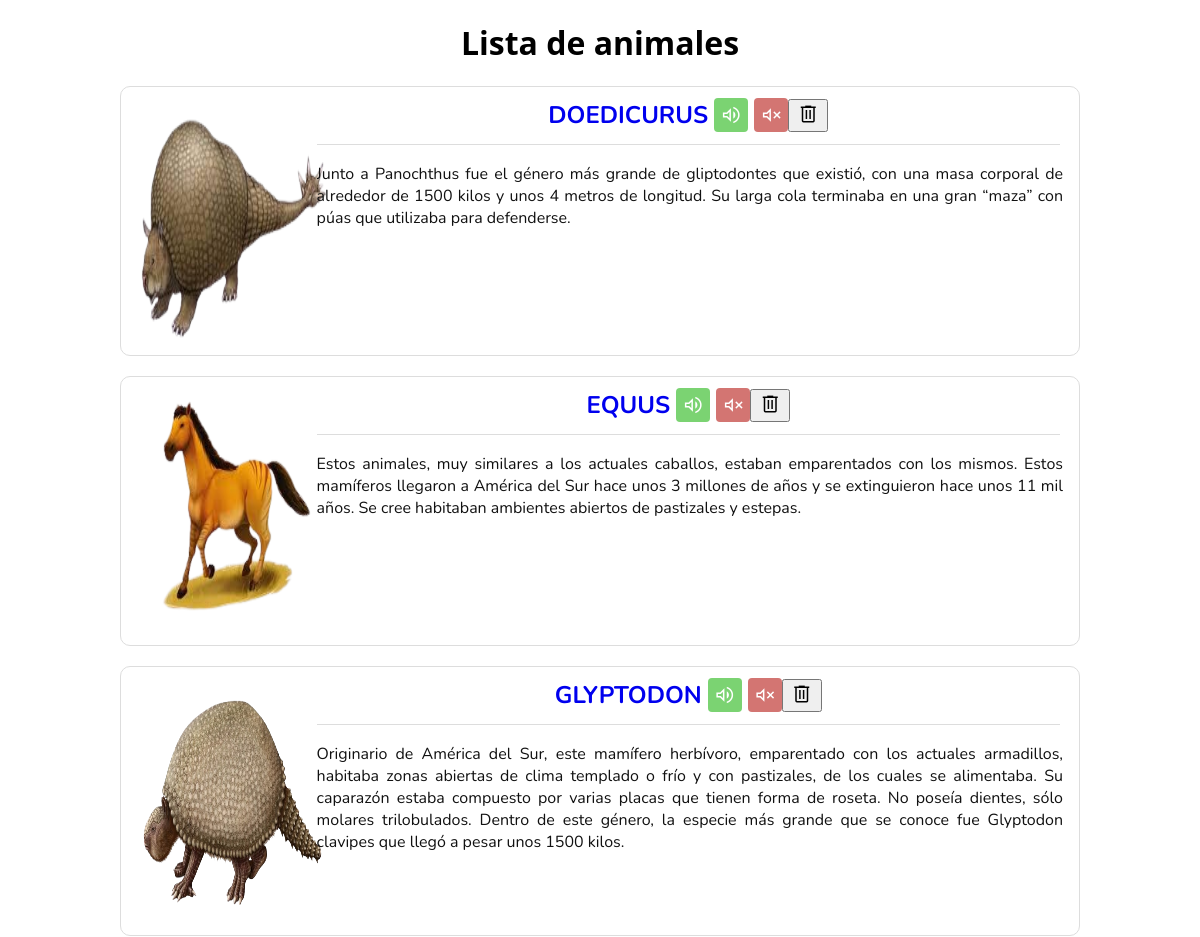
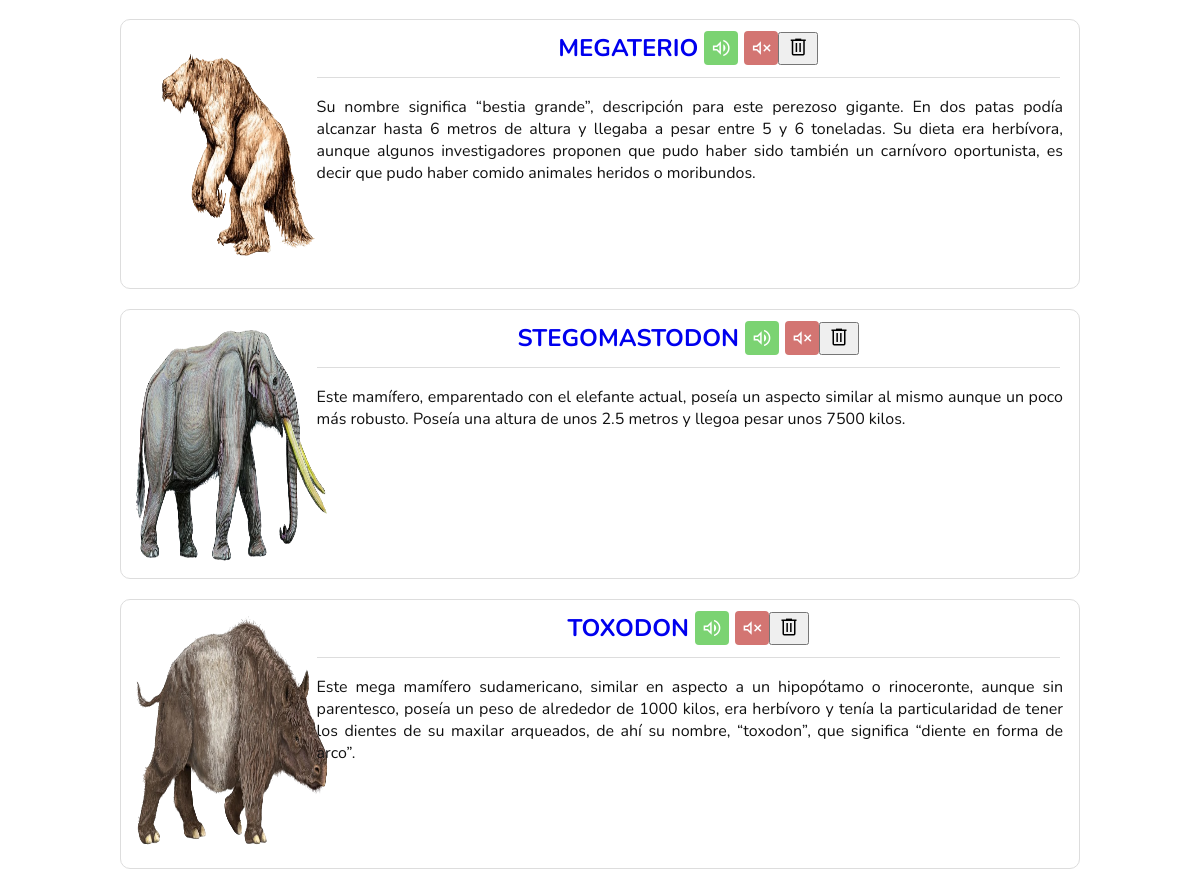
Page /listaAnimales/listaDeAnimales.php on the committed database (2 pictures, top to bottom).
### tables this page shows
CREATE TABLE `animales` (
  `animal_id` int(11) NOT NULL,
  `animal_nombre` text NOT NULL,
  `animal_desc` text NOT NULL,
  `animal_desc_ingles` text NOT NULL,
  `animal_imagen` varchar(500) NOT NULL
);

### listaAnimales/listaDeAnimales.php (the view, shortened to what this page needs)
<?php
    $con = conectar();
    $query=$con->query("SELECT * FROM animales;");
    $query=$query->fetchAll();
?>
<!DOCTYPE html>
<html lang="en" data-theme="light">
<head>
    <link rel="stylesheet" href="./listaAnimalesStyle.css">
</head>
<body>
        <h1 class="titulo">Lista de animales</h1>
    <main>
            <?php foreach($query as $fila){
        echo'
        <div class="animalcard">
            <section class="sectionimg">
                <img src="../imgs/animales/'.$fila['animal_imagen'].'" alt="animal">
            </section>
            <section class="sectioninfo">
                    <header>
                        <h2><a style="text-decoration:none;" href="../vistas/voice.php?id='.$fila['animal_id'].'" onclick="enviarAnimalId('.$fila['animal_id'].')";>'.$fila['animal_nombre'].'</a></h2>
                        <button class="leeranimal"> <span class="material-symbols-outlined">volume_up</span> </button>
                        <button class="leeranimal dejardeleer"> <span class="material-symbols-outlined">no_sound</span> </button>
                    <form method="POST" style="display: inline;">
                        <input type="hidden" name="animal_id" value='.$fila['animal_id'].'>
                        <button type="submit" name="eliminar_animal" class="eliminaranimal" onclick="return confirm("¿Estás seguro de que quieres eliminar este animal?);">
                            <span class="material-symbols-outlined">delete</span>
                        </button>
                    </form>
                    </header>
                    <div class="animalcontenido">
                    <p>'.$fila['animal_desc'].'</p>
                    </div>
            </section>
        </div>';
    } ?>
    </main>
</body>
</html>

### listaAnimales/listaAnimalesStyle.css (style rules this page uses)
:root[data-theme="light"] { --backgroundcolor: #fff; --border-color: #ddd; --primary-color: #99c57b; --secondary-color: #7bd372; --font-color: #111; --scrollbar-color: #ddd; }
html { scroll-behavior: smooth; }
body { box-sizing: border-box; margin: 0; padding: 0; background-color: var(--backgroundcolor); font-family: 'Segoe UI', Tahoma, Geneva, Verdana, sans-serif; }
.titulo { text-align: center; }
.animalcard { font-family: "Nunito", sans-serif; position: relative; display: grid; border: var(--border-color) 1px solid; border-radius: 10px; color: var(--font-color); height: 270px; width: 80%; margin: 20px auto 20px auto; box-sizing: border-box; grid-template-columns: 20% 80%; grid-gap: 4px; }
.animalcard img { width: 200px; height: 248px; margin: 10px; border-radius: 8px; }
.animalcard .sectionimg { position: relative; }
.animalcard .sectioninfo { grid-template-rows: 10% 90%; grid-area: "'titl'" "'desc'"; position: relative; user-select: none; }
.animalcard .sectioninfo header { grid-area: "titl"; position: relative; border: none; border-bottom: var(--border-color) 1px solid; background-color: var(--backgroundcolor); width: 97%; height: 57px; display: flex; justify-content: center; align-items: center; }
.animalcard .sectioninfo .animalcontenido { text-align: justify; margin: 2px 12px 2px 0; height: 190px; overflow: auto; grid-area: "desc"; }
.animalcard .sectioninfo .animalcontenido p { margin-right: 8px; }
.leeranimal { display: flex; justify-content: center; align-items: center; padding: 5px 5px; border: none; border-radius: 4px; background: #7bd372; color: var(--backgroundcolor); font-weight: 700; margin-left: 6px; }
.dejardeleer { background: #d37572; }

### listaAnimales/listaDeAnimales.php (style rules this page uses)
.material-symbols-outlined { font-variation-settings: 'FILL' 0, 'wght' 300, 'GRAD' 0, 'opsz' 24 }

### rows in the picture
animales: animal_imagen (picture), animal_nombre "DOEDICURUS", animal_desc "Junto a Panochthus fue el género más grande de gliptodontes que existió, con una masa corporal de alrededor de 1500 kilos y unos 4 metros de longitud. Su larga cola terminaba en una gran “maza” con púas que utilizaba para defenderse."
animales: animal_imagen (picture), animal_nombre "EQUUS", animal_desc "Estos animales, muy similares a los actuales caballos, estaban emparentados con los mismos. Estos mamíferos llegaron a América del Sur hace unos 3 millones de años y se extinguieron hace unos 11 mil años. Se cree habitaban ambientes abiertos de pastizales y estepas."
animales: animal_imagen (picture), animal_nombre "GLYPTODON", animal_desc "Originario de América del Sur, este mamífero herbívoro, emparentado con los actuales armadillos, habitaba zonas abiertas de clima templado o frío y con pastizales, de los cuales se alimentaba. Su caparazón estaba compuesto por varias placas que tienen forma de roseta. No poseía dientes, sólo molares trilobulados. Dentro de este género, la especie más grande que se conoce fue Glyptodon clavipes que llegó a pesar unos 1500 kilos."
animales: animal_imagen (picture), animal_nombre "MEGATERIO", animal_desc "Su nombre significa “bestia grande”, descripción para este perezoso gigante. En dos patas podía alcanzar hasta 6 metros de altura y llegaba a pesar entre 5 y 6 toneladas. Su dieta era herbívora, aunque algunos investigadores proponen que pudo haber sido también un carnívoro oportunista, es decir que pudo haber comido animales heridos o moribundos."
animales: animal_imagen (picture), animal_nombre "STEGOMASTODON", animal_desc "Este mamífero, emparentado con el elefante actual, poseía un aspecto similar al mismo aunque un poco más robusto. Poseía una altura de unos 2.5 metros y llegoa pesar unos 7500 kilos."
animales: animal_imagen (picture), animal_nombre "TOXODON", animal_desc "Este mega mamífero sudamericano, similar en aspecto a un hipopótamo o rinoceronte, aunque sin parentesco, poseía un peso de alrededor de 1000 kilos, era herbívoro y tenía la particularidad de tener los dientes de su maxilar arqueados, de ahí su nombre, “toxodon”, que significa “diente en forma de arco”."
